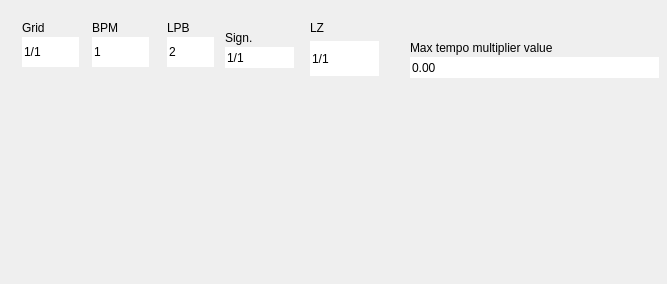
<?xml version="1.0" encoding="UTF-8"?>
<ui version="4.0">
 <class>Upperleft_widget</class>
 <widget class="QWidget" name="Upperleft_widget">
  <property name="windowModality">
   <enum>Qt::NonModal</enum>
  </property>
  <property name="geometry">
   <rect>
    <x>0</x>
    <y>0</y>
    <width>667</width>
    <height>284</height>
   </rect>
  </property>
  <property name="windowTitle">
   <string>Form</string>
  </property>
  <property name="autoFillBackground">
   <bool>false</bool>
  </property>
  <widget class="QWidget" name="ReltempoWidget" native="true">
   <property name="geometry">
    <rect>
     <x>410</x>
     <y>40</y>
     <width>251</width>
     <height>40</height>
    </rect>
   </property>
   <layout class="QVBoxLayout" name="LPBLayout_2">
    <property name="spacing">
     <number>2</number>
    </property>
    <property name="leftMargin">
     <number>0</number>
    </property>
    <property name="topMargin">
     <number>1</number>
    </property>
    <property name="rightMargin">
     <number>2</number>
    </property>
    <property name="bottomMargin">
     <number>2</number>
    </property>
    <item>
     <widget class="QLabel" name="reltempomax_label">
      <property name="text">
       <string>Max tempo multiplier value</string>
      </property>
     </widget>
    </item>
    <item>
     <widget class="QDoubleSpinBox" name="reltempomax">
      <property name="sizePolicy">
       <sizepolicy hsizetype="Expanding" vsizetype="Expanding">
        <horstretch>0</horstretch>
        <verstretch>0</verstretch>
       </sizepolicy>
      </property>
      <property name="frame">
       <bool>false</bool>
      </property>
      <property name="buttonSymbols">
       <enum>QAbstractSpinBox::NoButtons</enum>
      </property>
      <property name="minimum">
       <double>0.000000000000000</double>
      </property>
      <property name="maximum">
       <double>1000.000000000000000</double>
      </property>
     </widget>
    </item>
   </layout>
  </widget>
  <widget class="QWidget" name="lineZoomWidget" native="true">
   <property name="geometry">
    <rect>
     <x>310</x>
     <y>20</y>
     <width>71</width>
     <height>58</height>
    </rect>
   </property>
   <layout class="QVBoxLayout" name="verticalLayout">
    <property name="leftMargin">
     <number>0</number>
    </property>
    <property name="topMargin">
     <number>1</number>
    </property>
    <property name="rightMargin">
     <number>2</number>
    </property>
    <property name="bottomMargin">
     <number>2</number>
    </property>
    <item>
     <widget class="QLabel" name="ExpandLabe">
      <property name="sizePolicy">
       <sizepolicy hsizetype="Preferred" vsizetype="Preferred">
        <horstretch>1</horstretch>
        <verstretch>0</verstretch>
       </sizepolicy>
      </property>
      <property name="toolTip">
       <string>Line zoom (Keyboard shortcut: Right Shift + Up/Down)</string>
      </property>
      <property name="text">
       <string>LZ</string>
      </property>
     </widget>
    </item>
    <item>
     <widget class="LZQLineEdit" name="lz">
      <property name="sizePolicy">
       <sizepolicy hsizetype="Fixed" vsizetype="Expanding">
        <horstretch>1</horstretch>
        <verstretch>0</verstretch>
       </sizepolicy>
      </property>
      <property name="toolTip">
       <string>&lt;html&gt;&lt;head/&gt;&lt;body&gt;&lt;p&gt;Line Zoom value.&lt;/p&gt;&lt;p&gt;Use mouse wheel to quicly change the value.&lt;/p&gt;&lt;/body&gt;&lt;/html&gt;</string>
      </property>
      <property name="inputMask">
       <string/>
      </property>
      <property name="text">
       <string>1/1</string>
      </property>
      <property name="frame">
       <bool>false</bool>
      </property>
     </widget>
    </item>
   </layout>
  </widget>
  <widget class="QWidget" name="LPBWidget" native="true">
   <property name="geometry">
    <rect>
     <x>165</x>
     <y>20</y>
     <width>51</width>
     <height>51</height>
    </rect>
   </property>
   <layout class="QVBoxLayout" name="LPBLayout">
    <property name="spacing">
     <number>2</number>
    </property>
    <property name="leftMargin">
     <number>2</number>
    </property>
    <property name="topMargin">
     <number>1</number>
    </property>
    <property name="rightMargin">
     <number>2</number>
    </property>
    <property name="bottomMargin">
     <number>4</number>
    </property>
    <item>
     <widget class="QLabel" name="lpb_label">
      <property name="text">
       <string>LPB</string>
      </property>
     </widget>
    </item>
    <item>
     <widget class="QSpinBox" name="lpb">
      <property name="sizePolicy">
       <sizepolicy hsizetype="Expanding" vsizetype="Expanding">
        <horstretch>0</horstretch>
        <verstretch>0</verstretch>
       </sizepolicy>
      </property>
      <property name="toolTip">
       <string>&lt;html&gt;&lt;head/&gt;&lt;body&gt;&lt;p&gt;Lines Per Beat&lt;br/&gt;&lt;/p&gt;&lt;p&gt;(Actually: Lines per quarter note)&lt;/p&gt;&lt;/body&gt;&lt;/html&gt;</string>
      </property>
      <property name="frame">
       <bool>false</bool>
      </property>
      <property name="buttonSymbols">
       <enum>QAbstractSpinBox::NoButtons</enum>
      </property>
      <property name="minimum">
       <number>2</number>
      </property>
      <property name="maximum">
       <number>99</number>
      </property>
     </widget>
    </item>
   </layout>
  </widget>
  <widget class="QWidget" name="BPMWidget" native="true">
   <property name="geometry">
    <rect>
     <x>90</x>
     <y>20</y>
     <width>61</width>
     <height>51</height>
    </rect>
   </property>
   <layout class="QVBoxLayout" name="BPMLayout">
    <property name="spacing">
     <number>2</number>
    </property>
    <property name="leftMargin">
     <number>2</number>
    </property>
    <property name="topMargin">
     <number>1</number>
    </property>
    <property name="rightMargin">
     <number>2</number>
    </property>
    <property name="bottomMargin">
     <number>4</number>
    </property>
    <item>
     <widget class="QLabel" name="bpm_label">
      <property name="text">
       <string>BPM</string>
      </property>
     </widget>
    </item>
    <item>
     <widget class="QSpinBox" name="bpm">
      <property name="sizePolicy">
       <sizepolicy hsizetype="Expanding" vsizetype="Expanding">
        <horstretch>0</horstretch>
        <verstretch>0</verstretch>
       </sizepolicy>
      </property>
      <property name="toolTip">
       <string>&lt;html&gt;&lt;head/&gt;&lt;body&gt;&lt;p&gt;Beats Per Minute&lt;br/&gt;&lt;/p&gt;&lt;p&gt;(Actually: Quarter notes per minute)&lt;/p&gt;&lt;/body&gt;&lt;/html&gt;</string>
      </property>
      <property name="frame">
       <bool>false</bool>
      </property>
      <property name="buttonSymbols">
       <enum>QAbstractSpinBox::NoButtons</enum>
      </property>
      <property name="minimum">
       <number>1</number>
      </property>
      <property name="maximum">
       <number>999999</number>
      </property>
     </widget>
    </item>
   </layout>
  </widget>
  <widget class="QWidget" name="SignatureWidget" native="true">
   <property name="geometry">
    <rect>
     <x>225</x>
     <y>30</y>
     <width>71</width>
     <height>41</height>
    </rect>
   </property>
   <layout class="QVBoxLayout" name="LPBLayout_3">
    <property name="spacing">
     <number>2</number>
    </property>
    <property name="leftMargin">
     <number>0</number>
    </property>
    <property name="topMargin">
     <number>1</number>
    </property>
    <property name="rightMargin">
     <number>2</number>
    </property>
    <property name="bottomMargin">
     <number>3</number>
    </property>
    <item>
     <widget class="QLabel" name="signature_label">
      <property name="text">
       <string>Sign.</string>
      </property>
     </widget>
    </item>
    <item>
     <widget class="SignatureQLineEdit" name="signature">
      <property name="sizePolicy">
       <sizepolicy hsizetype="Fixed" vsizetype="Expanding">
        <horstretch>1</horstretch>
        <verstretch>0</verstretch>
       </sizepolicy>
      </property>
      <property name="toolTip">
       <string>&lt;html&gt;&lt;head/&gt;&lt;body&gt;&lt;p&gt;Time signature.&lt;/p&gt;&lt;p&gt;&lt;br/&gt;&lt;/p&gt;&lt;p&gt;Use mouse wheel to quicly change the value.&lt;/p&gt;&lt;/body&gt;&lt;/html&gt;</string>
      </property>
      <property name="inputMask">
       <string/>
      </property>
      <property name="text">
       <string>1/1</string>
      </property>
      <property name="frame">
       <bool>false</bool>
      </property>
     </widget>
    </item>
   </layout>
  </widget>
  <widget class="QWidget" name="GridWidget" native="true">
   <property name="geometry">
    <rect>
     <x>20</x>
     <y>20</y>
     <width>61</width>
     <height>51</height>
    </rect>
   </property>
   <layout class="QVBoxLayout" name="BPMLayout_2">
    <property name="spacing">
     <number>2</number>
    </property>
    <property name="leftMargin">
     <number>2</number>
    </property>
    <property name="topMargin">
     <number>1</number>
    </property>
    <property name="rightMargin">
     <number>2</number>
    </property>
    <property name="bottomMargin">
     <number>4</number>
    </property>
    <item>
     <widget class="QLabel" name="LPBlabel_3">
      <property name="sizePolicy">
       <sizepolicy hsizetype="Preferred" vsizetype="Preferred">
        <horstretch>1</horstretch>
        <verstretch>0</verstretch>
       </sizepolicy>
      </property>
      <property name="toolTip">
       <string>Grid value when using right mouse button</string>
      </property>
      <property name="text">
       <string>Grid</string>
      </property>
     </widget>
    </item>
    <item>
     <widget class="GridQLineEdit" name="grid">
      <property name="sizePolicy">
       <sizepolicy hsizetype="Fixed" vsizetype="Expanding">
        <horstretch>1</horstretch>
        <verstretch>0</verstretch>
       </sizepolicy>
      </property>
      <property name="toolTip">
       <string>&lt;html&gt;&lt;head/&gt;&lt;body&gt;&lt;p&gt;Grid value&lt;/p&gt;&lt;p&gt;To circumvent grid, hold the CTRL key.&lt;/p&gt;&lt;p&gt;Use mouse wheel to quicly change the value.&lt;/p&gt;&lt;/body&gt;&lt;/html&gt;</string>
      </property>
      <property name="inputMask">
       <string/>
      </property>
      <property name="text">
       <string>1/1</string>
      </property>
      <property name="frame">
       <bool>false</bool>
      </property>
     </widget>
    </item>
   </layout>
  </widget>
 </widget>
 <customwidgets>
  <customwidget>
   <class>LZQLineEdit</class>
   <extends>QLineEdit</extends>
   <header>lzqlineedit.h</header>
  </customwidget>
  <customwidget>
   <class>GridQLineEdit</class>
   <extends>QLineEdit</extends>
   <header>lzqlineedit.h</header>
  </customwidget>
  <customwidget>
   <class>SignatureQLineEdit</class>
   <extends>QLineEdit</extends>
   <header>lzqlineedit.h</header>
  </customwidget>
 </customwidgets>
 <resources/>
 <connections/>
</ui>
